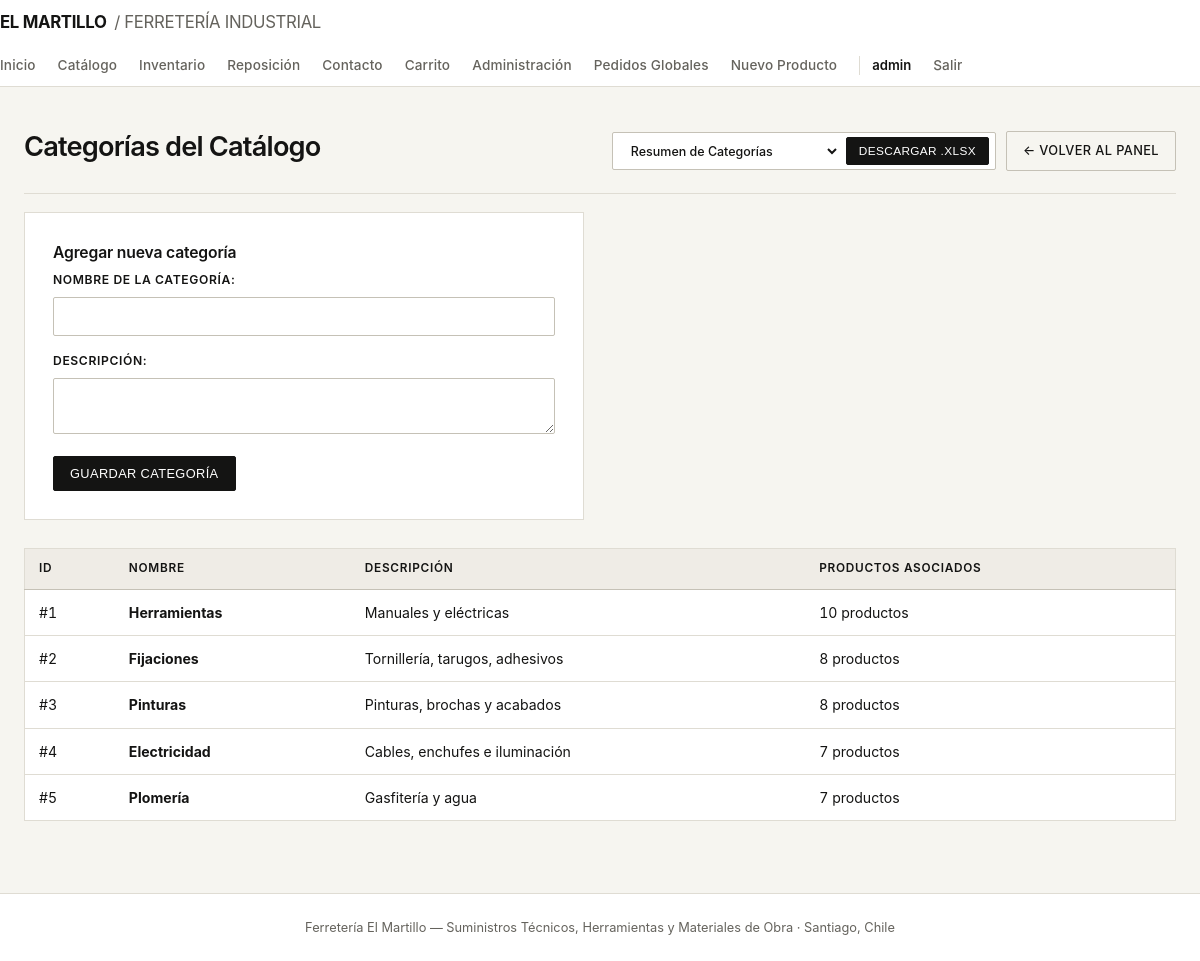
/panel/categorias/ (signed in), run on an earlier commit of the app's database.
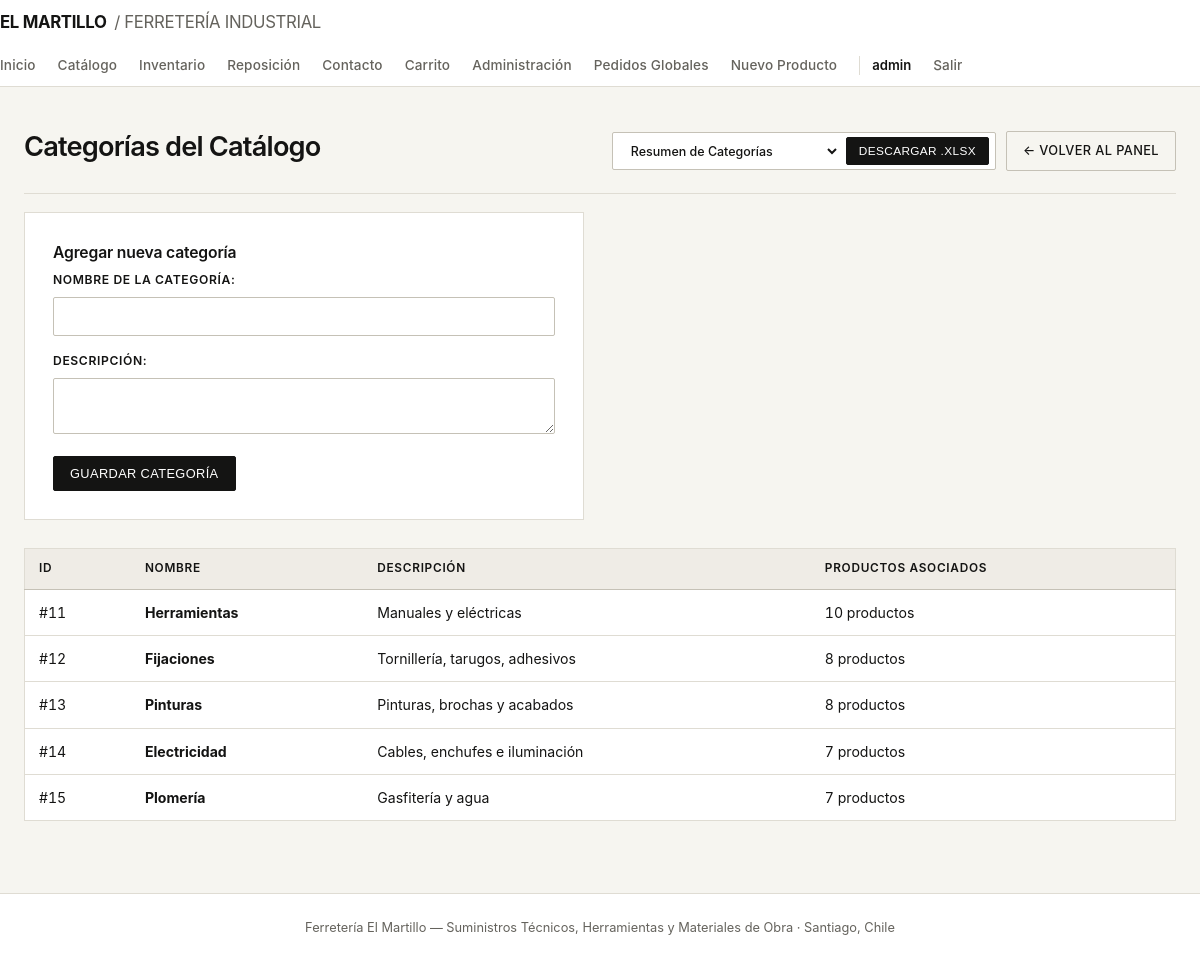
And on a later commit of the database.
### productos/models.py (models this page shows, shortened)
class Categoria(models.Model):
    nombre = models.CharField(max_length=80, unique=True)
    descripcion = models.TextField(blank=True, default="")
    class Meta:
        ordering = ["nombre"]
        verbose_name_plural = "categorías"

### productos/views.py (the view)
# urls.py: path("panel/categorias/", views.categorias_admin, name="categorias_admin"),
@user_passes_test(es_admin)
def categorias_admin(request):
    if request.method == "POST":
        form = CategoriaForm(request.POST)
        if form.is_valid():
            form.save()
            messages.success(request, "Categoría creada correctamente.")
            return redirect("categorias_admin")
    else:
        form = CategoriaForm()
    categorias = Categoria.objects.annotate(total_prod=Count("productos")).all()
    _, _, cart_count = calcular_detalle_carrito(obtener_carrito(request))
    contexto = {
        "categorias": categorias,
        "form": form,
        "cart_count": cart_count,
    }
    return render(request, "categorias.html", contexto)

### productos/forms.py
class CategoriaForm(forms.ModelForm):
    class Meta:
        model = Categoria
        fields = ["nombre", "descripcion"]
        labels = {
            "nombre": "Nombre de la categoría",
            "descripcion": "Descripción",
        }
        widgets = {
            "descripcion": forms.Textarea(attrs={"rows": 2}),
        }

### productos/views.py (called while the page is built, shortened)
def es_admin(user):
    return user.is_authenticated and user.is_staff

def obtener_carrito(request):
    return request.session.get("carrito", {})

def calcular_detalle_carrito(carrito):
    items = []
    total = 0
    cantidad_total = 0
    return items, total, cantidad_total

### templates/categorias.html (shortened to what this page needs)
{% extends "base.html" %}
{% block content %}
<div class="sec-head" style="margin-top: 0;">
  <h1>Categorías del Catálogo</h1>
  <div style="display: flex; gap: 10px; align-items: center; flex-wrap: wrap;">
    <form class="excel-bar" method="get" action="{% url 'descargar_excel' %}">
      <select name="seccion">
        <option value="resumen_categorias">Resumen de Categorías</option>
      </select>
      <button type="submit">Descargar .xlsx</button>
    </form>
    <a class="btn ghost" href="{% url 'panel_admin' %}">← Volver al panel</a>
  </div>
</div>
<div class="form" style="margin-bottom: 28px;">
  <h3>Agregar nueva categoría</h3>
  <form method="post">
    {{ form.as_p }}
    <button class="btn" type="submit">Guardar categoría</button>
  </form>
</div>
<table class="table">
  <tr>
    <th>ID</th>
    <th>Nombre</th>
    <th>Descripción</th>
    <th>Productos Asociados</th>
  </tr>
  {% for c in categorias %}
  <tr>
    <td>#{{ c.id }}</td>
    <td><strong>{{ c.nombre }}</strong></td>
    <td>{{ c.descripcion|default:"-" }}</td>
    <td>{{ c.total_prod }} productos</td>
  </tr>
  {% empty %}
  <tr>
    <td colspan="4">No hay categorías registradas.</td>
  </tr>
  {% endfor %}
</table>
{% endblock %}

What changed in the data, as far as the page shows it:
removed Categoria: id "1", nombre "Herramientas", descripcion "Manuales y eléctricas", total_prod "10"
removed Categoria: id "2", nombre "Fijaciones", descripcion "Tornillería, tarugos, adhesivos", total_prod "8"
removed Categoria: id "3", nombre "Pinturas", descripcion "Pinturas, brochas y acabados", total_prod "8"
removed Categoria: id "4", nombre "Electricidad", descripcion "Cables, enchufes e iluminación", total_prod "7"
removed Categoria: id "5", nombre "Plomería", descripcion "Gasfitería y agua", total_prod "7"
added Categoria: id "11", nombre "Herramientas", descripcion "Manuales y eléctricas", total_prod "10"
added Categoria: id "12", nombre "Fijaciones", descripcion "Tornillería, tarugos, adhesivos", total_prod "8"
added Categoria: id "13", nombre "Pinturas", descripcion "Pinturas, brochas y acabados", total_prod "8"
added Categoria: id "14", nombre "Electricidad", descripcion "Cables, enchufes e iluminación", total_prod "7"
added Categoria: id "15", nombre "Plomería", descripcion "Gasfitería y agua", total_prod "7"
